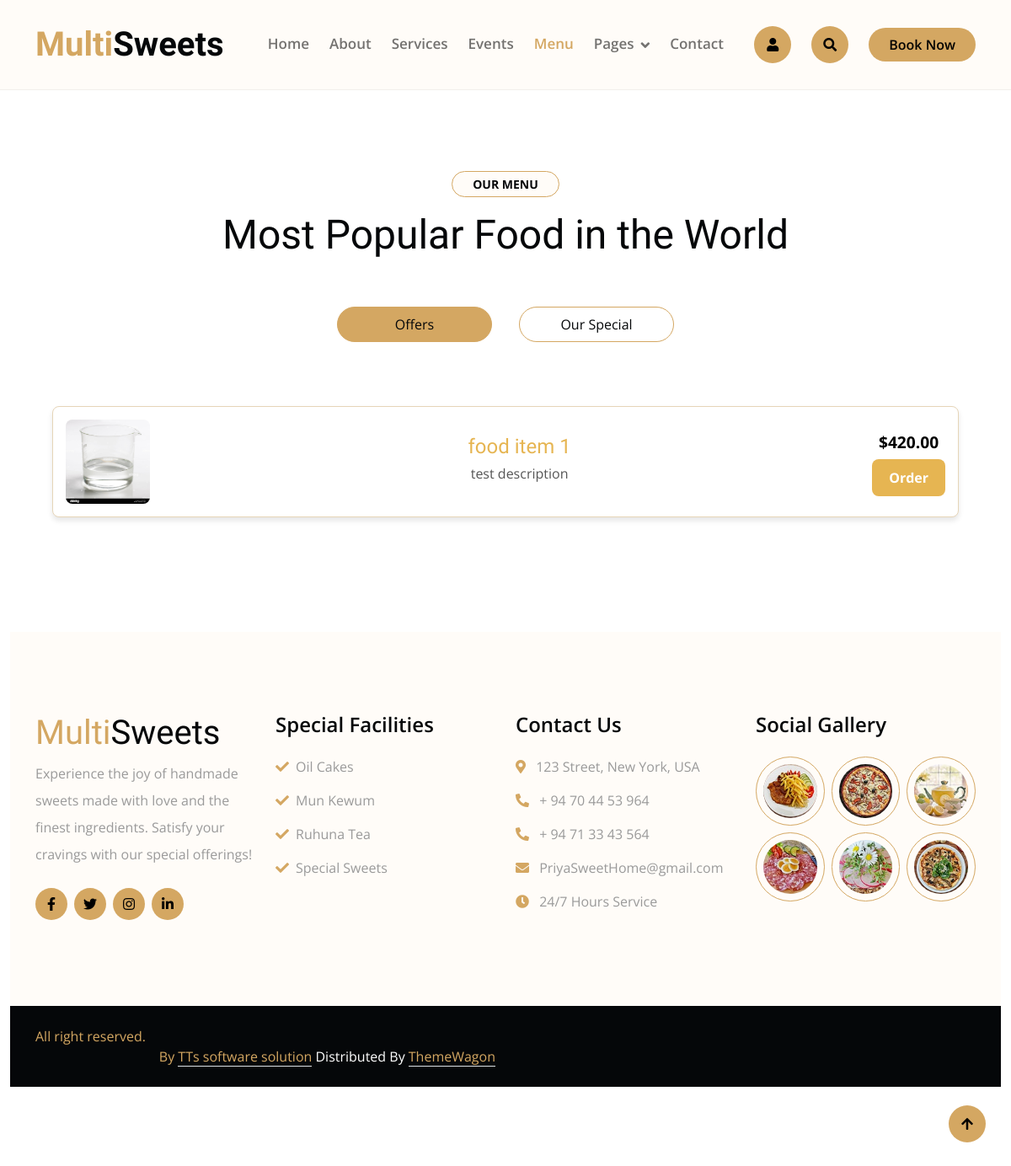
Page /menu.php on the committed database.
### tables this page shows
CREATE TABLE `food_items` (
  `id` int(11) NOT NULL,
  `category` varchar(100) DEFAULT NULL,
  `name` varchar(255) NOT NULL,
  `price` decimal(10,2) NOT NULL,
  `food_description` text NOT NULL,
  `image` varchar(255) NOT NULL,
  `AddBy` varchar(255) NOT NULL,
  `created_at` timestamp NOT NULL DEFAULT current_timestamp()
);

### menu.php (the view, shortened to what this page needs)
<?php
include_once './query/dbconfig.php';
$offers = [];
$sqlOffers = "SELECT * FROM food_items WHERE category = 'Offers'";
$resultOffers = $conn->query($sqlOffers);
if ($resultOffers->num_rows > 0) {
    $offers = $resultOffers->fetch_all(MYSQLI_ASSOC);
}
?>
<!DOCTYPE html>
<html lang="en">
<head>
    <link rel="stylesheet" href="https://use.fontawesome.com/releases/v5.15.4/css/all.css" />
    <link href="https://cdn.jsdelivr.net/npm/bootstrap-icons@1.4.1/font/bootstrap-icons.css" rel="stylesheet">
    <link href="lib/animate/animate.min.css" rel="stylesheet">
    <link href="lib/lightbox/css/lightbox.min.css" rel="stylesheet">
    <link href="lib/owlcarousel/owl.carousel.min.css" rel="stylesheet">
    <link href="../css/bootstrap.min.css" rel="stylesheet">
   <link href="../css/style.css" rel="stylesheet">
</head>
<body>
    <div class="container-fluid nav-bar">
            <div class="container">
                <nav class="navbar navbar-light navbar-expand-lg py-4">
                    <a href="index.php" class="navbar-brand">
                        <h1 class="text-primary fw-bold mb-0">Multi<span class="text-dark">Sweets</span> </h1>
                    </a>
                    <div class="collapse navbar-collapse" id="navbarCollapse">
                        <div class="navbar-nav mx-auto">
                            <a href="index.php" class="nav-item nav-link">Home</a>
                            <a href="about.php" class="nav-item nav-link">About</a>
                            <a href="service.php" class="nav-item nav-link">Services</a>
                            <a href="event.php" class="nav-item nav-link">Events</a>
                            <a href="menu.php" class="nav-item nav-link active">Menu</a>
                            <div class="nav-item dropdown">
                                <a href="#" class="nav-link dropdown-toggle" data-bs-toggle="dropdown">Pages</a>
                            </div>
                            <a href="contact.php" class="nav-item nav-link">Contact</a>
                        </div>
                        <button class="btn-search btn btn-primary btn-md-square me-4 rounded-circle d-none d-lg-inline-flex" data-bs-target="#searchModal" onclick="window.location.href='LoginPage.php'"><i class="fas fa-user" ></i></button>
                        <button class="btn-search btn btn-primary btn-md-square me-4 rounded-circle d-none d-lg-inline-flex" data-bs-toggle="modal" data-bs-target="#searchModal"><i class="fas fa-search"></i></button>
                        <a href="" class="btn btn-primary py-2 px-4 d-none d-xl-inline-block rounded-pill">Book Now</a>
                    </div>
                </nav>
            </div>
        </div>
    <div class="container-fluid menu py-6">
        <div class="container">
            <div class="text-center">
                <small class="d-inline-block fw-bold text-dark text-uppercase bg-light border border-primary rounded-pill px-4 py-1 mb-3">Our Menu</small>
                <h1 class="display-5 mb-5">Most Popular Food in the World</h1>
            </div>
            <div class="tab-class text-center">
                <ul class="nav nav-pills d-inline-flex justify-content-center mb-5">
                    <li class="nav-item p-2">
                        <a class="nav-link d-flex py-2 mx-2 border border-primary bg-white rounded-pill active" data-bs-toggle="pill" href="#tab-offers">
                            <span class="text-dark" style="width: 150px;">Offers</span>
                        </a>
                    </li>
                    <li class="nav-item p-2">
                        <a class="nav-link d-flex py-2 mx-2 border border-primary bg-white rounded-pill" data-bs-toggle="pill" href="#tab-special">
                            <span class="text-dark" style="width: 150px;">Our Special</span>
                        </a>
                    </li>
                </ul>
                <div class="tab-content">
                    <div id="tab-offers" class="tab-pane fade show active">
                        <div class="menu-container">
                            <?php if (!empty($offers)) : ?>
                                <?php foreach ($offers as $offer) : ?>
                                    <div class="menu-item">
                                        <img src="<?php echo 'src/' . $offer['image']; ?>" alt="<?php echo $offer['name']; ?>" class="img-fluid">
                                        <div>
                                            <h3><?php echo $offer['name']; ?></h3>
                                            <p><?php echo $offer['food_description']; ?></p>
                                        </div>
                                        <div>
                                            <p class="price">$<?php echo number_format($offer['price'], 2); ?></p>
                                            <a href="order.php?id=<?php echo $offer['id']; ?>" class="button">Order</a>
                                        </div>
                                    </div>
                                <?php endforeach; ?>
                            <?php else : ?>
                                <p class="text-muted">No offers available at the moment.</p>
                            <?php endif; ?>
                        </div>
                    </div>
            </div>
        </div>
    </div>
  <div class="container-fluid footer py-6 my-6 mb-0 bg-light wow bounceInUp" data-wow-delay="0.1s">
            <div class="container">
                <div class="row">
                    <div class="col-lg-3 col-md-6">
                        <div class="footer-item">
                            <h1 class="text-primary">Multi<span class="text-dark">Sweets</span></h1>
                            <p class="lh-lg mb-4">Experience the joy of handmade sweets made with love and the finest ingredients. Satisfy your cravings with our special offerings!</p>
                            <div class="footer-icon d-flex">
                                <a class="btn btn-primary btn-sm-square me-2 rounded-circle" href=""><i class="fab fa-facebook-f"></i></a>
                                <a class="btn btn-primary btn-sm-square me-2 rounded-circle" href=""><i class="fab fa-twitter"></i></a>
                                <a href="#" class="btn btn-primary btn-sm-square me-2 rounded-circle"><i class="fab fa-instagram"></i></a>
                                <a href="#" class="btn btn-primary btn-sm-square rounded-circle"><i class="fab fa-linkedin-in"></i></a>
                            </div>
                        </div>
                    </div>
                    <div class="col-lg-3 col-md-6">
                        <div class="footer-item">
                            <h4 class="mb-4">Special Facilities</h4>
                            <div class="d-flex flex-column align-items-start">
                                <a class="text-body mb-3" href=""><i class="fa fa-check text-primary me-2"></i>Oil Cakes</a>
                                <a class="text-body mb-3" href=""><i class="fa fa-check text-primary me-2"></i>Mun Kewum</a>
                                <a class="text-body mb-3" href=""><i class="fa fa-check text-primary me-2"></i>Ruhuna Tea</a>
                                <a class="text-body mb-3" href=""><i class="fa fa-check text-primary me-2"></i>Special Sweets</a>
                            </div>
                        </div>
                    </div>
                    <div class="col-lg-3 col-md-6">
                        <div class="footer-item">
                            <h4 class="mb-4">Contact Us</h4>
                            <div class="d-flex flex-column align-items-start">
                                <p><i class="fa fa-map-marker-alt text-primary me-2"></i> 123 Street, New York, USA</p>
                                <p><i class="fa fa-phone-alt text-primary me-2"></i> + 94 70 44 53 964</p>
                                <p><i class="fa fa-phone-alt text-primary me-2"></i> + 94 71 33 43 564</p>
                                <p><i class="fas fa-envelope text-primary me-2"></i> PriyaSweetHome@gmail.com</p>
                                <p><i class="fa fa-clock text-primary me-2"></i> 24/7 Hours Service</p>
                            </div>
                        </div>
                    </div>
                    <div class="col-lg-3 col-md-6">
                        <div class="footer-item">
                            <h4 class="mb-4">Social Gallery</h4>
                            <div class="row g-2">
                                <div class="col-4">
                                     <img src="../img/menu-01.jpg" class="img-fluid rounded-circle border border-primary p-2" alt="">
                                </div>
                                <div class="col-4">
                                     <img src="../img/menu-02.jpg" class="img-fluid rounded-circle border border-primary p-2" alt="">
                                </div>
                                <div class="col-4">
                                     <img src="../img/menu-03.jpg" class="img-fluid rounded-circle border border-primary p-2" alt="">
                                </div>
                                <div class="col-4">
                                     <img src="../img/menu-04.jpg" class="img-fluid rounded-circle border border-primary p-2" alt="">
                                </div>
                                <div class="col-4">
                                     <img src="../img/menu-05.jpg" class="img-fluid rounded-circle border border-primary p-2" alt="">
                                </div>
                                <div class="col-4">
                                     <img src="../img/menu-06.jpg" class="img-fluid rounded-circle border border-primary p-2" alt="">
                                </div>
                            </div>
                        </div>
                    </div>
                </div>
            </div>
        </div>
        <div class="container-fluid copyright bg-dark py-4">
            <div class="container">
                <div class="row">
                    <div class="col-md-6 text-center text-md-start mb-3 mb-md-0">
                        <span class="text-light"><a href="#">All right reserved.</span>
                    </div>
                    <div class="col-md-6 my-auto text-center text-md-end text-white">
                    By <a class="border-bottom" href="#">TTs software solution</a> Distributed By <a class="border-bottom" href="https://themewagon.com">ThemeWagon</a>
                    </div>
                </div>
            </div>
        </div>
        <a href="#" class="btn btn-md-square btn-primary rounded-circle back-to-top"><i class="fa fa-arrow-up"></i></a>
</body>
</html>

### css/style.css (style rules this page uses)
.back-to-top { position: fixed; right: 30px; bottom: 30px; z-index: 99; }
h1, h2, h3, .h1, .h2, .h3 { font-weight: 400 !important; font-family: 'Playball', cursive !important; }
h4, h5, h6, .h4, .h5, .h6 { font-weight: 600 !important; font-family: 'Open Sans', sans-serif !important; }
.my-6 { margin-top: 6rem; margin-bottom: 6rem; }
.py-6 { padding-top: 6rem; padding-bottom: 6rem; }
.wow, .animated { animation-duration: 2s !important; }
.btn.btn-primary { border: 0; }
.btn { font-weight: 600; transition: .5s; }
.btn-sm-square { width: 38px; height: 38px; }
.btn-md-square { width: 44px; height: 44px; }
.btn-square, .btn-sm-square, .btn-md-square, .btn-lg-square { padding: 0; display: flex; align-items: center; justify-content: center; font-weight: normal; }
.nav-bar { background: var(--bs-light); border-bottom: 1px solid rgba(0, 0, 0, .05); }
.navbar .navbar-nav .nav-link { padding: 10px 12px; font-weight: 600; font-size: 17px; transition: .5s; }
.navbar .navbar-nav .nav-link:hover, .navbar .navbar-nav .nav-link.active { color: var(--bs-primary); }
.navbar .dropdown-toggle::after { border: none; content: "\f107"; font-family: "Font Awesome 5 Free"; font-weight: 700; vertical-align: middle; margin-left: 8px; }
.menu .nav-item a.active { background: var(--bs-primary) !important; }

### menu.php (style rules this page uses)
.menu-container { padding: 20px; max-width: 1200px; margin: 0 auto; }
.menu-item { display: flex; align-items: center; justify-content: space-between; margin-bottom: 20px; padding: 15px; border: 1px solid #e6d5b8; border-radius: 8px; background-color: #fff; box-shadow: 0 4px 6px rgba(0, 0, 0, 0.1); }
.menu-item img { width: 100px; height: 100px; border-radius: 8px; margin-right: 20px; }
.menu-item h3 { font-size: 1.5rem; color: #e6b552; margin: 0; }
.menu-item p { margin: 5px 0; font-size: 1rem; color: #555; }
.menu-item .price { font-size: 1.2rem; font-weight: bold; color: #000; }
.button { padding: 10px 20px; font-size: 1rem; font-weight: bold; color: #fff; background-color: #e6b552; border: none; border-radius: 8px; cursor: pointer; text-decoration: none; transition: background-color 0.3s; display: inline-block; }

### rows in the picture
food_items: image (picture), name "food item 1", food_description "test description", price "420.00"
